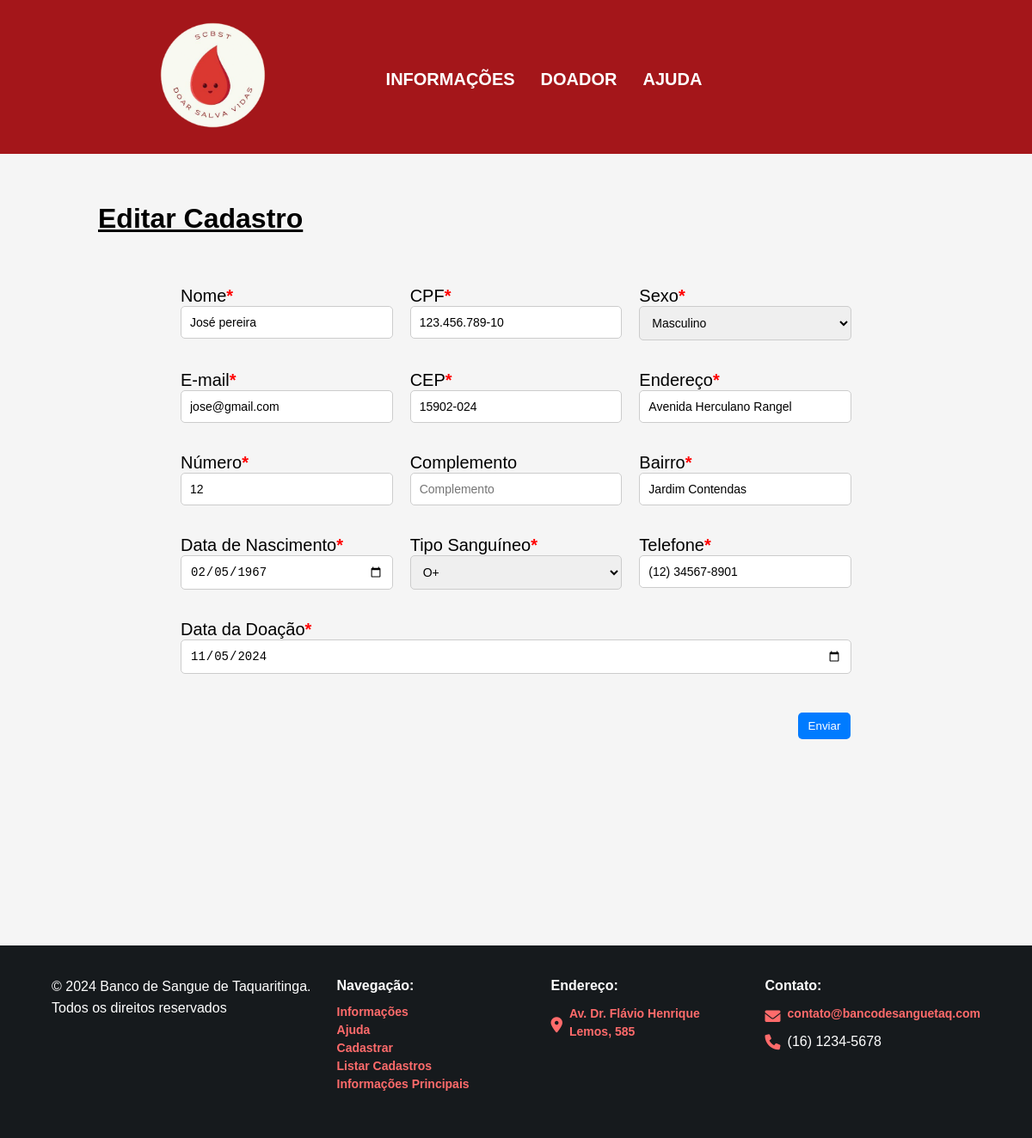
Screenshot of /?page=editar&id=1 with the database file from the repository.
### tables this page shows
CREATE TABLE `cadastrobs` (
  `id` int(10) UNSIGNED NOT NULL,
  `nome` varchar(45) NOT NULL,
  `sexo` char(1) NOT NULL,
  `cpf` varchar(20) NOT NULL,
  `telefone` varchar(20) NOT NULL,
  `email` varchar(255) NOT NULL,
  `endereco` varchar(100) NOT NULL,
  `numero` int(6) NOT NULL,
  `cep` varchar(20) NOT NULL,
  `complemento` varchar(100) NOT NULL,
  `bairro` varchar(50) NOT NULL,
  `nasc` date NOT NULL,
  `ts` varchar(4) NOT NULL,
  `datedonation` date NOT NULL
);

### editar-usuario.php (the view, shortened to what this page needs)
<?php
$id = intval($_REQUEST["id"]);
$sql = "SELECT * FROM cadastrobs WHERE id={$id}";
$res = $conn->query($sql);
if ($res->num_rows > 0) {
    $row = $res->fetch_object();
} else {
    echo "<div>Usuário não encontrado!</div>";
    exit;
}
?>
<form action="?page=salvar" method="POST">
    <div class="container">
        <h1 class="path">Editar Cadastro</h1>
        <br>
        <div class="contentform">
            <div class="form-container">
                <div class="row">
                    <div class="column">
                        <label for="nome">Nome<span class="required">*</span></label>
                        <input type="text" name="nome" id="nome" value="<?php print htmlspecialchars($row->nome); ?>" placeholder="Digite o nome" required>
                    </div>
                    <div class="column">
                        <label for="cpf">CPF<span class="required">*</span></label>
                        <input type="text" name="cpf" id="cpf" value="<?php print htmlspecialchars($row->cpf); ?>" placeholder="Digite o CPF (apenas números)" required>
                    </div>
                    <div class="column">
                        <label for="sexo">Sexo<span class="required">*</span></label>
                        <select name="sexo" id="sexo" required>
                            <option value="Masculino" <?php echo ($row->sexo == 'Masculino') ? 'selected' : ''; ?>>Masculino</option>
                        </select>
                    </div>
                </div>
                <div class="row">
                    <div class="column">
                        <label for="email">E-mail<span class="required">*</span></label>
                        <input type="email" name="email" id="email" value="<?php print htmlspecialchars($row->email); ?>" placeholder="Digite o e-mail" required>
                    </div>
                    <div class="column">
                        <label for="cep">CEP<span class="required">*</span></label>
                        <input type="text" name="cep" id="cep" value="<?php print htmlspecialchars($row->cep); ?>" placeholder="Digite o CEP (apenas números)" required>
                    </div>
                    <div class="column">
                        <label for="endereco">Endereço<span class="required">*</span></label>
                        <input type="text" name="endereco" id="endereco" value="<?php print htmlspecialchars($row->endereco); ?>" placeholder="Digite o endereço" required>
                    </div>
                </div>
                <div class="row">
                    <div class="column">
                        <label for="numero">Número<span class="required">*</span></label>
                        <input type="text" name="numero" id="numero" value="<?php print htmlspecialchars($row->numero); ?>" placeholder="Digite o número" required>
                    </div>
                    <div class="column">
                        <label for="complemento">Complemento</label>
                        <input type="text" name="complemento" id="complemento" value="<?php print htmlspecialchars($row->complemento); ?>" placeholder="Complemento">
                    </div>
                    <div class="column">
                        <label for="bairro">Bairro<span class="required">*</span></label>
                        <input type="text" name="bairro" id="bairro" value="<?php print htmlspecialchars($row->bairro); ?>" placeholder="Digite o bairro" required>
                    </div>
                </div>
                <div class="row">
                    <div class="column">
                        <label for="data-nascimento">Data de Nascimento<span class="required">*</span></label>
                        <input type="date" name="nasc" id="data-nascimento" value="<?php print htmlspecialchars($row->nasc); ?>" required>
                    </div>
                    <div class="column">
                        <label for="tipo-sanguineo">Tipo Sanguíneo<span class="required">*</span></label>
                        <select name="ts" id="tipo-sanguineo" required>
                            <option value="O+" <?php echo ($row->ts == 'O+') ? 'selected' : ''; ?>>O+</option>
                        </select>
                    </div>
                    <div class="column">
                        <label for="telefone">Telefone<span class="required">*</span></label>
                        <input type="text" name="telefone" id="telefone" value="<?php print htmlspecialchars($row->telefone); ?>" placeholder="Digite o telefone (apenas números)" required>
                    </div>
                </div>
                <div class="row">
                    <div class="column">
                        <label for="datedonation">Data da Doação<span class="required">*</span></label>
                        <input type="date" name="datedonation" id="data-doacao" value="<?php print htmlspecialchars($row->datedonation); ?>" required>
                    </div>
                </div>
                <div class="row">
                    <div class="column">
                        <button type="submit">Enviar</button>
                    </div>
                </div>
            </div>
        </div>
    </div>
</form>

### style.css (style rules this page uses)
body, html { margin: 0; padding: 0; background-color: #F5F5F5; height: 100%; font-family: Arial, sans-serif; }
.container { max-width: 1200px; margin: 0 auto; padding: 0 20px; }
.container { width: 90%; max-width: 1200px; margin: 0 auto; padding-bottom: 20px; }
.form-container { max-width: 800px; margin: 20px auto; }
.row { display: flex; flex-wrap: wrap; margin-bottom: 20px; }
.column { flex: 1 1 30%; margin: 0 10px; box-sizing: border-box; }
.input-field, input[type="text"], input[type="email"], input[type="date"], select { width: 100%; padding: 10px; border: 1px solid #ccc; border-radius: 5px; box-sizing: border-box; font-size: 14px; margin-bottom: 15px; }
.required { color: red; font-weight: bold; }
.row:last-child { display: flex; justify-content: space-between; }
.row:last-child .column { flex: 1 1 48%; margin-right: 10px; }
button[type="submit"] { padding: 8px 12px; background-color: #007BFF; color: white; border: none; border-radius: 5px; cursor: pointer; width: auto; margin-left: 92%; margin-top: 10px; }
.contenthelp, .contentform, .contenthome { font-size: 20px; }
.path { text-align: left; text-decoration-line: underline; }

### rows the page displays
cadastrobs: nome "José pereira", cpf "123.456.789-10", email "jose@gmail.com", cep "15902-024", endereco "Avenida Herculano Rangel", numero "12", bairro "Jardim Contendas", nasc "02/05/1967", ts "O+", telefone "(12) 34567-8901", datedonation "11/05/2024"
